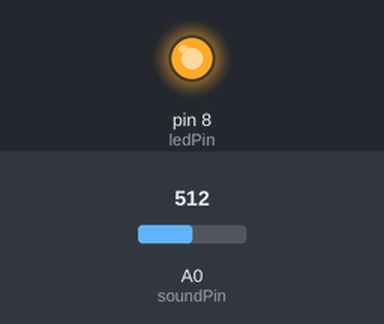
This sketch was run on a simulated Arduino Uno, built with avr-gcc and run on an emulated ATmega328P. On the bench: output pins drawn as LEDs (lit = HIGH). The test bench sets the inputs (shaded band); at power-on: A0 (soundPin) = 512.

Above: at 2.1 s.
2.2 s: A0 (soundPin) set to 66
4.0 s: A0 (soundPin) set to 55
At 6.3 s:
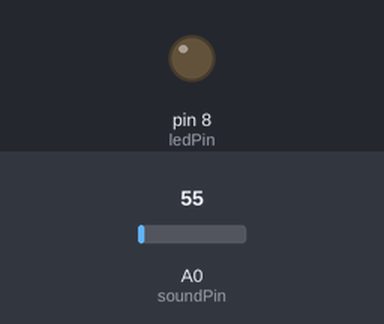
6.7 s: A0 (soundPin) set to 122
At 7.5 s:
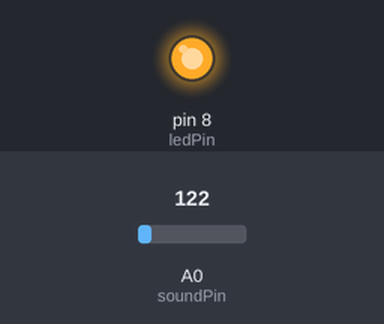
8.5 s: A0 (soundPin) set to 0
At 10.7 s:
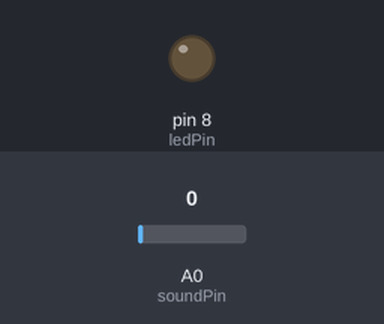
Timing chart, 0 to 11.8 s (numbered marks = the images above; inputs shaded):
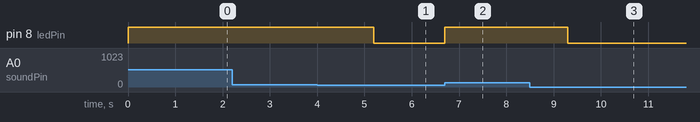

The sketch:

Sound_LED.ino
```cpp
//pins
const int soundPin = A0;
const int ledPin = 8;

//caps the sound and filtes background noise
const int sensitivity = 58;

void setup() {
  //sets pins to input/output
  pinMode(ledPin, OUTPUT);
}

void loop() {
  //find the amount of noise
  int soundValue = analogRead(soundPin);

  //turn LED on/off depending if there is a certain level of noise
  if (soundValue > sensitivity) {
    do {
      digitalWrite(ledPin, HIGH);
    } while (soundValue < sensitivity);
    delay(1200);
  }
  else {
    digitalWrite(ledPin, LOW);
  }

  //stops glitches
  delay(100);
}
```

Measured:
- the behaviour switches between 59 and 58 on A0 (soundPin) (found by bisection; images 0 and 1)
- after the input at 2.2 s, every drawn part: stays the same
- after the input at 4.0 s, pin 8 (ledPin): HIGH → LOW after 1.2 s
- after the input at 6.7 s, pin 8 (ledPin): LOW → HIGH at once
- after the input at 8.5 s, pin 8 (ledPin): HIGH → LOW after 0.80 s
